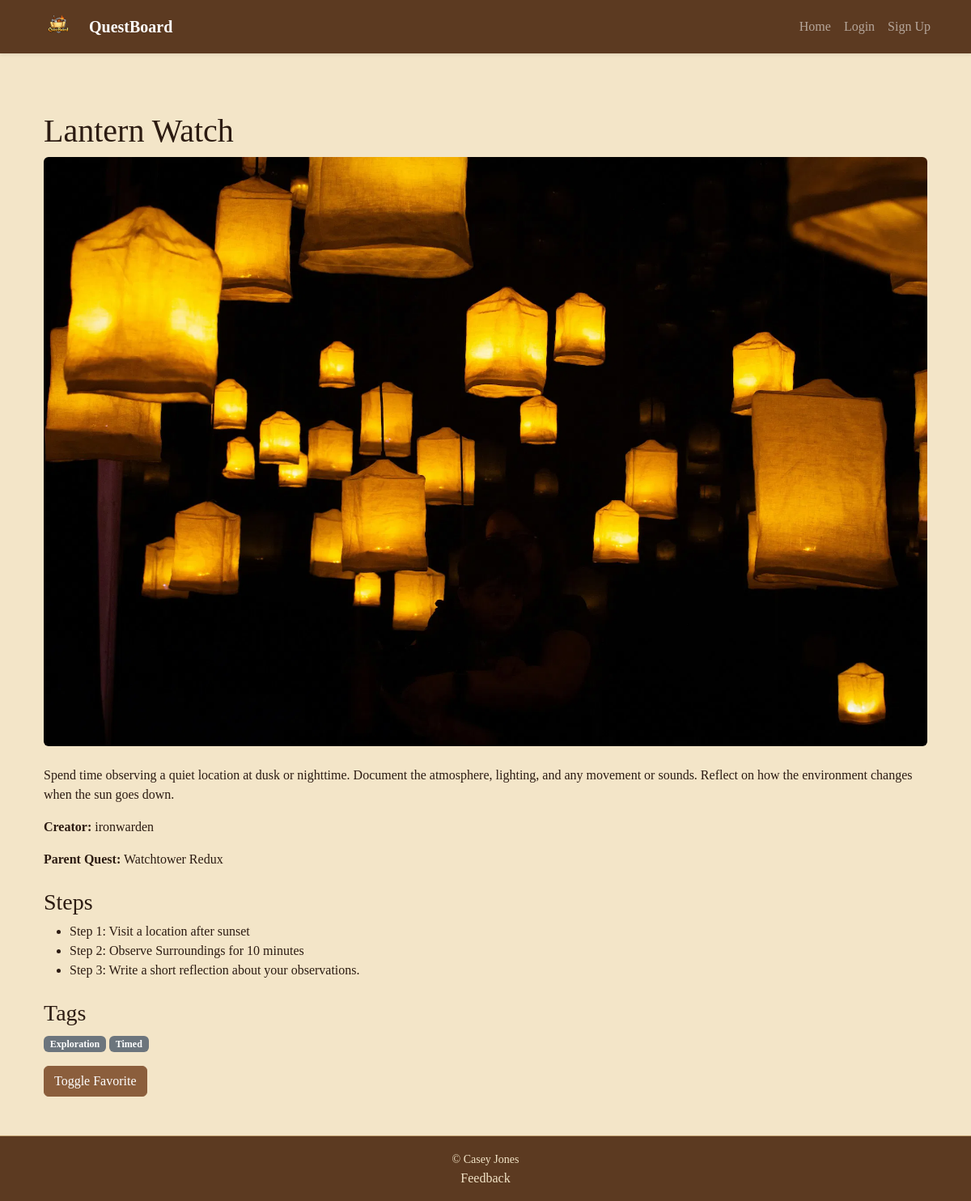
/quests/5/, run on the app's committed database.
### QuestBoardApp/models.py (models this page shows, shortened)
class Quest(models.Model):
    creator = models.ForeignKey(User, on_delete=models.CASCADE, related_name="quests_created")
    parent = models.ForeignKey(
        "self",
        on_delete=models.SET_NULL,
        null=True,
        blank=True,
        related_name="remixes"
    )
    title = models.CharField(max_length=120)
    description = models.TextField()
    image = models.ImageField(upload_to="quest_images/", blank=True, null=True)
    created_at = models.DateTimeField(auto_now_add=True)
    tags = models.ManyToManyField(Tag, blank=True, related_name="quests")

class QuestStep(models.Model):
    quest = models.ForeignKey(Quest, on_delete=models.CASCADE, related_name="steps")
    order = models.PositiveIntegerField()
    instruction = models.TextField()

class Tag(models.Model):
    name = models.CharField(max_length=40, unique=True)

### QuestBoardApp/views.py (the view)
# urls.py: path("quests/<int:pk>/", views.QuestDetailView.as_view(), name="quest_detail"),
class QuestDetailView(DetailView):
    model = Quest
    template_name = "QuestBoardApp/quest_detail.html"
    context_object_name = "quest"
    def get_context_data(self, **kwargs):
        context = super().get_context_data(**kwargs)
        context["favorites"] = self.request.session.get("favorites", [])
        return context

### QuestBoardApp/templates/QuestBoardApp/quest_detail.html (shortened to what this page needs)
{% extends 'base.html' %}
{% block content %}
  <div class="container mt-4">
    <h1>
      {{ quest.title }}
    </h1>
    {% if quest.image %}
      <img src="{{ quest.image.url }}" alt="{{ quest.title }}" class="img-fluid rounded mb-4" />
    {% endif %}
    <p>{{ quest.description }}</p>
    <p>
      <strong>Creator:</strong> {{ quest.creator }}
    </p>
    {% if quest.parent %}
      <p>
        <strong>Parent Quest:</strong> {{ quest.parent.title }}
      </p>
    {% endif %}
    <h3 class="mt-4">Steps</h3>
    <ul>
      {% for step in quest.steps.all %}
        <li>Step {{ step.order }}: {{ step.instruction }}</li>
      {% endfor %}
    </ul>
    <h3 class="mt-4">Tags</h3>
    <div class="mb-3">
      {% for tag in quest.tags.all %}
        <span class="badge bg-secondary">{{ tag.name }}</span>
      {% empty %}
        <span class="text-muted">No tags</span>
      {% endfor %}
    </div>
    <a href="{% url 'toggle_favorite' quest.pk %}" class="btn btn-primary">Toggle Favorite</a>
  </div>
{% endblock %}

### QuestBoardApp/static/QuestBoardApp/styles.css (style rules this page uses)
:root { --bs-primary: #8b5e3c; --bs-secondary: #5c3a21; --bs-success: #6c8b3c; --bs-danger: #9c2f2f; --bs-warning: #c99a2e; --bs-info: #7b6a4f; --bs-light: #f3e5c8; --bs-dark: #2c1b12; --bs-body-bg: #f3e5c8; --bs-body-color: #2c1b12; --bs-border-color: #c4a373; }
body { background-color: var(--bs-body-bg); color: var(--bs-body-color); font-family: "Georgia", serif; background-image: url('/static/QuestBoardApp/parchment-paper.png'); background-size: cover; }
.btn-primary { background-color: #8b5e3c; border-color: #8b5e3c; }

### data on the page
Quest: title "Lantern Watch", image (picture), description "Spend time observing a quiet location at dusk or nighttime. Document the atmosphere, lighting, and any movement or sounds. Reflect on how the environment changes when the sun goes down.", creator "ironwarden", parent "Watchtower Redux"
QuestStep: order "1", instruction "Visit a location after sunset"
QuestStep: order "2", instruction "Observe Surroundings for 10 minutes"
QuestStep: order "3", instruction "Write a short reflection about your observations."
Tag: name "Exploration"
Tag: name "Timed"
